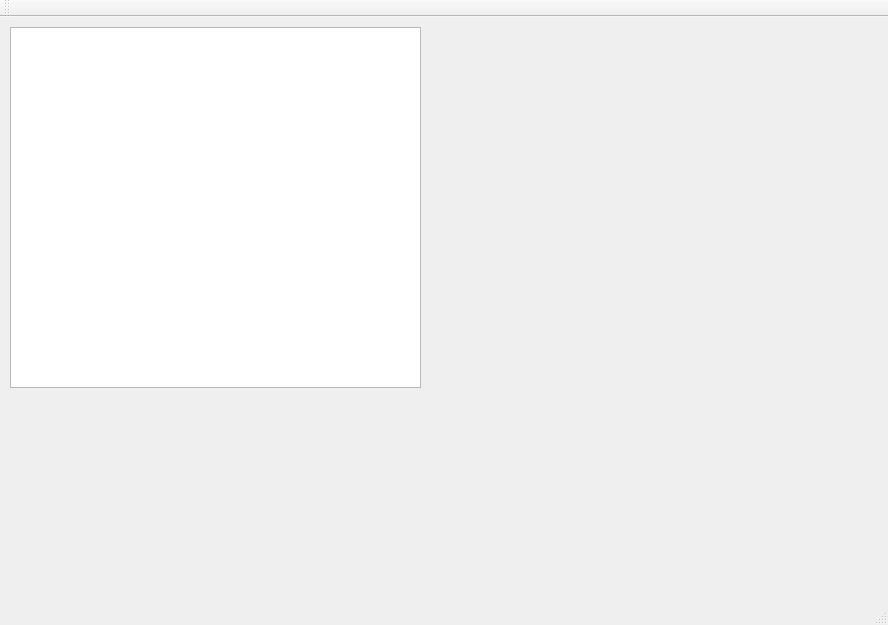
<?xml version="1.0" encoding="UTF-8"?>
<ui version="4.0">
 <class>QuickWebCamCapture</class>
 <widget class="QMainWindow" name="QuickWebCamCapture">
  <property name="geometry">
   <rect>
    <x>0</x>
    <y>0</y>
    <width>888</width>
    <height>625</height>
   </rect>
  </property>
  <property name="windowTitle">
   <string>QuickWebCamCapture</string>
  </property>
  <widget class="QWidget" name="centralWidget">
   <widget class="QGraphicsView" name="graphicsView1">
    <property name="geometry">
     <rect>
      <x>10</x>
      <y>10</y>
      <width>411</width>
      <height>361</height>
     </rect>
    </property>
   </widget>
  </widget>
  <widget class="QMenuBar" name="menuBar">
   <property name="geometry">
    <rect>
     <x>0</x>
     <y>0</y>
     <width>888</width>
     <height>20</height>
    </rect>
   </property>
  </widget>
  <widget class="QToolBar" name="mainToolBar">
   <attribute name="toolBarArea">
    <enum>TopToolBarArea</enum>
   </attribute>
   <attribute name="toolBarBreak">
    <bool>false</bool>
   </attribute>
  </widget>
  <widget class="QStatusBar" name="statusBar"/>
 </widget>
 <layoutdefault spacing="6" margin="11"/>
 <resources/>
 <connections/>
</ui>
